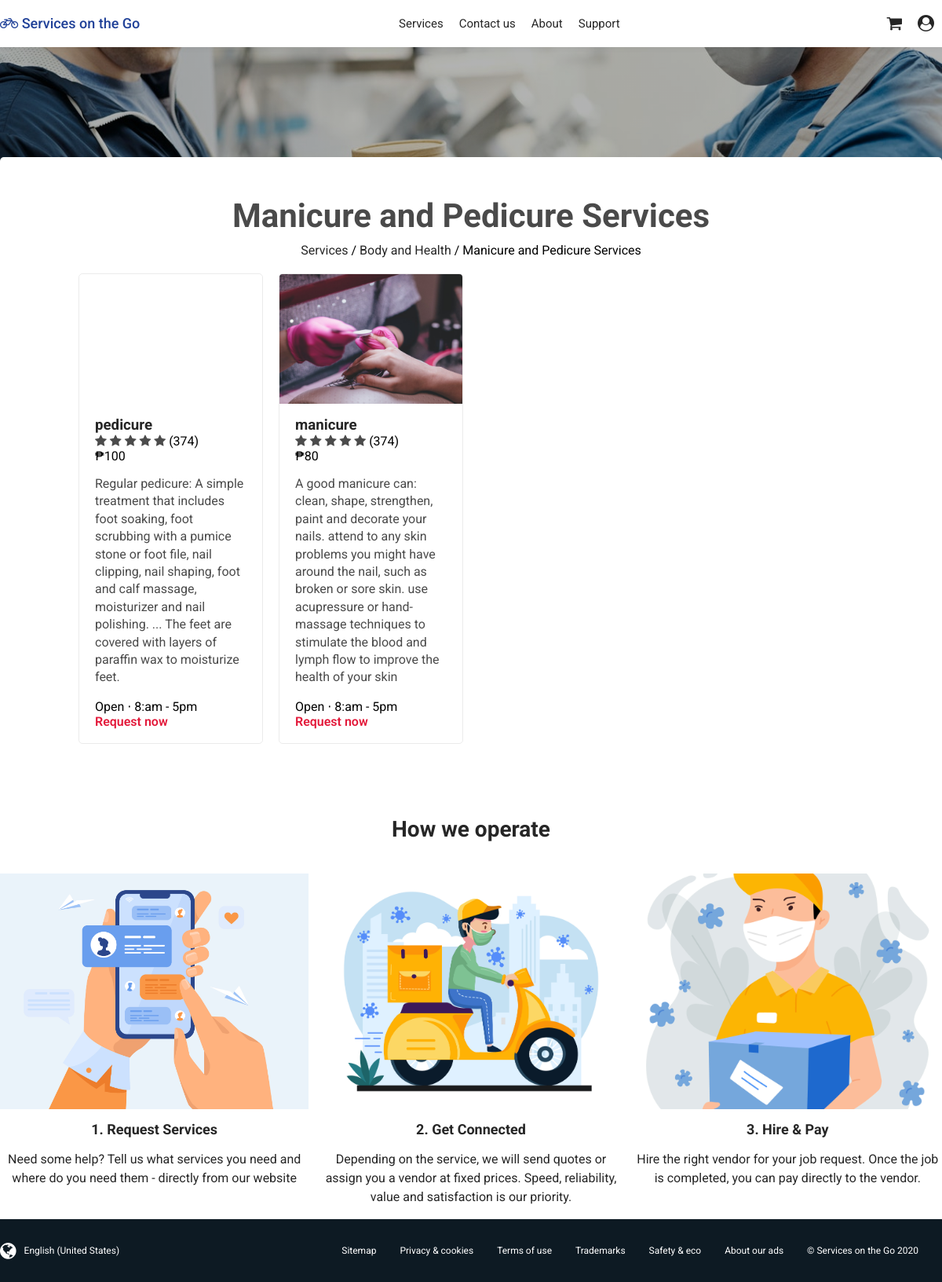
Screenshot of /views/browse.php?c=Body-and-Health&s=Manicure-and-Pedicure-Services&category=35&sub=6 (signed in) with the database file from the repository.
### tables this page shows
CREATE TABLE `tblservices` (
  `IDServices` int(11) NOT NULL,
  `Username` varchar(100) NOT NULL,
  `Company_Name` varchar(45) NOT NULL,
  `Services_Title` longtext NOT NULL,
  `Services_Desc` longtext NOT NULL,
  `Services_Img` longtext NOT NULL,
  `category` varchar(255) NOT NULL,
  `subcategory` varchar(255) NOT NULL,
  `latitude` varchar(255) NOT NULL,
  `longtitude` varchar(255) NOT NULL,
  `price` int(11) NOT NULL,
  `address` varchar(255) NOT NULL
);

### views/browse.php (the view, shortened to what this page needs)
<!DOCTYPE html>
<html lang="en">
<head>
	<link rel="stylesheet" type="text/css" href="../css/style.css">
	<link rel="stylesheet" type="text/css" href="../css/category.css">
	<link rel="stylesheet" href="https://cdnjs.cloudflare.com/ajax/libs/font-awesome/4.7.0/css/font-awesome.min.css">
</head>
<body>
	<nav class="main-nav">
		<div class="main-nav-inner">
			<a href="index.php">
				<label class="logo"><i class="fa fa-bicycle"></i> Services on the Go</label>
			</a>
			<ul class="main-menu">
				<li><a href="category.php">Services</a></li>
				<li><a href="#">Contact us</a></li>
				<li><a href="#">About</a></li>
				<li><a href="#">Support</a></li>
			</ul>
			<ul class="right-menu">
				<li><a href="#"><i class="fa fa-shopping-cart"></i></a></li>
				<li><a href="#"><i class="fa fa-user-circle"></i></a></li>
			</ul>
		</div>
	</nav>
	<section class="category-section">
		<div class="category-section-inner">
			<h1>
				<?php
					if(isset($_GET['c']) && isset($_GET['s'])) {
						$category = str_replace('-', ' ', $_GET['c']);
						$label = str_replace('-', ' ', $_GET['s']);
						echo $label;
					}
				?>
			</h1>
			<label class="category-crumb"><a class="a-blue" href="category.php">Services</a> /
				<a class="a-blue" href="category.php">
				<?php
					if(isset($category)) {
						echo $category;
					}
				?>
				</a>
			 /
				<?php
					if(isset($label)) {
						echo $label;
					}
				?>
			</label>
			<div class="category-body">
				<?php
					include('../php/connect.php');
					if(isset($_GET['category']) && isset($_GET['sub'])) {
						$sql = "SELECT * FROM `tblservices` WHERE category = " . $_GET['category'] . " AND subcategory = " . $_GET['sub'];
						$result = $conn->query($sql);
						if ($result->num_rows > 0) {
							while($row = $result->fetch_assoc()) {
								?>
								<div class="category-item">
									<div class="category-image"
										style="background-image: url('../assets/images/services/<?php echo $row['Services_Img']; ?>')"
									>
									</div>
									<dir class="category-text">
										<div>
											<h3><?php echo $row["Services_Title"]; ?></h3>
											<div class="ratings">
												<div>
													<label>
														<i class="fa fa-star"></i>
														<i class="fa fa-star"></i>
														<i class="fa fa-star"></i>
														<i class="fa fa-star"></i>
														<i class="fa fa-star"></i>
													</label>
													<span class="star-detail">(374)</span>
												</div>
												<span class="price">₱<?php echo $row["price"]; ?></span>
											</div>
											<p class="category-detail"><?php echo $row["Services_Desc"]; ?></p>
										</div>
										<span class="open">Open ⋅ 8:am - 5pm</span>
										<a class="a-blue" href="detail.php?id=<?php echo $row["IDServices"]; ?>">Request now</i></a>
									</dir>
								</div>
								<?php
							}
						} else {
							echo "No Available Service for this category yet.";
						}
					}
				?>
		</div>
	</section>
	<div class="section-devider">
		<h2 class="sec-title">How we operate</h2>
	</div>
	<section class="how-to">
		<div class="how-to-item">
			<div class="how-to-image"></div>
			<div>
				<h2 class="title">1. Request Services</h2>
				<p>Need some help? Tell us what services you need and where do you need them - directly from our website</p>
			</div>
		</div>
		<div class="how-to-item">
			<div class="how-to-image"></div>
			<div>
			<h2 class="title">2. Get Connected</h2>
				<p>Depending on the service, we will send quotes or assign you a vendor at fixed prices. Speed, reliability, value and satisfaction is our priority.</p>
			</div>
		</div>
		<div class="how-to-item">
			<div class="how-to-image"></div>
			<div>
			<h2 class="title">3. Hire & Pay</h2>
				<p>Hire the right vendor for your job request. Once the job is completed, you can pay directly to the vendor.</p>
			</div>
		</div>
	</section>
	<footer class="footer">
		<div class="footer-inner">
			<div>
				<i class="fa fa-globe fa-2x"></i> English (United States)
			</div>
			<ul>
				<li><a href="#">Sitemap</a></li>
				<li><a href="#">Privacy & cookies</a></li>
				<li><a href="#">Terms of use</a></li>
				<li><a href="#">Trademarks</a></li>
				<li><a href="#">Safety & eco</a></li>
				<li><a href="#">About our ads</a></li>
				<li><a href="#">&copy; Services on the Go 2020</a></li>
			</ul>
		</div>
	</footer>
</body>
</html>

### css/style.css (style rules this page uses)
body, ul, li { padding: 0; margin: 0; font-family: Roboto, sans-serif; }
ul { list-style-type: none; }
a { color: #262626; text-decoration: none; padding-bottom: 2px; }
.sec-title { text-align: center; color: #262626; }
.section-devider { margin: 10px 0 40px; }
.section-devider h2 { font-size: 28px; }
.main-nav { z-index: 1; display: flex; width: 100%; position: fixed; top: 0; background: #fff; box-shadow: 0 1px 8px 0 rgba(0,0,0,0.06); }
.main-nav .logo { font-weight: 500; font-size: 18px; color: #204198; }
.main-nav-inner { width: 1200px; height: 60px; display: flex; align-items: center; justify-content: space-between; margin: 0 auto; font-size: 15px; }
.main-nav-inner ul { display: flex; }
.main-nav-inner ul li { padding: 0 10px; }
.main-nav-inner .right-menu li a i { font-size: 1.4em; }
.how-to { color: #262626; max-width: 1200px; margin: 0 auto; display: grid; grid-template-columns: repeat(3, 1fr); grid-gap: 10px; }
.how-to .how-to-item { box-sizing: border-box; }
.how-to-image { width: 100%; height: 300px; background-position: center; background-size: cover; }
.how-to-item:nth-child(1) > .how-to-image { background-image: url('../assets/images/how-to/first.jpg'); }
.how-to-item:nth-child(2) > .how-to-image { background-image: url('../assets/images/how-to/second.jpg'); }
.how-to-item:nth-child(3) > .how-to-image { background-image: url('../assets/images/how-to/third.jpg'); }
.how-to .how-to-item .title { font-weight: bold; font-size: 18px; text-align: center; }
.how-to .how-to-item p { text-align: center; line-height: 24px; }
.footer { background: #0D1A23; color: #fff; font-size: 12px; }
.footer .footer-inner { max-width: 1200px; height: 80px; margin: 0 auto; display: flex; align-items: center; justify-content: space-between; }
.footer div { display: flex; align-items: center; }
.footer-inner ul { display: flex; flex-wrap: wrap; }
.footer-inner div > i { margin-right: 10px; }
.footer ul li { margin-right: 30px; }
.footer ul li a { color: #fff; }

### css/category.css (style rules this page uses)
.category-section { max-width: 1200px; margin: 0 auto; margin-top: 200px; background-color: #fff; padding: 40px; box-sizing: border-box; border-radius: 5px; }
.category-section-inner { max-width: 1000px; margin: 0 auto; }
.category-section-inner h1 { text-align: center; font-size: 42px; margin: 10px 0 10px; color: #4a4a4a; }
.category-crumb { text-align: center; margin-bottom: 20px; display: block; }
.category-body { display: grid; grid-template-columns: repeat(4, 1fr); grid-gap: 20px; }
.category-item { box-sizing: border-box; border: 1px solid rgba(0,0,0,0.08); border-radius: 5px; overflow: hidden; }
.category-body .category-image { background-position: center; background-size: cover; height: 165px; background-image: url('../assets/images/showcase/showcase1.jpg'); }
.category-body .category-text { padding: 0 20px; display: flex; flex-direction: column; height: 45%; justify-content: space-between; }
.category-text h3 { color: #262626; margin: 0; }
.category-text .category-detail { color: #4a4a4a; margin-top: 15px; line-height: 1.4em; }
.category-text a { color: #e3193a; font-weight: 600; }
.category-text i { opacity: 0.7; }

### rows the page displays
tblservices: Services_Title "pedicure", price "100", Services_Desc "Regular pedicure: A simple treatment that includes foot soaking, foot scrubbing with a pumice stone or foot file, nail clipping, nail shaping, foot and calf massage, moisturizer and nail polishing. ... The feet are covered with layers of paraffin wax to moisturize feet."
tblservices: Services_Img (picture), Services_Title "manicure", price "80", Services_Desc "A good manicure can: clean, shape, strengthen, paint and decorate your nails. attend to any skin problems you might have around the nail, such as broken or sore skin. use acupressure or hand-massage techniques to stimulate the blood and lymph flow to improve the health of your skin"

### other values shown
$label "Manicure and Pedicure Services"
$category "Body and Health"
